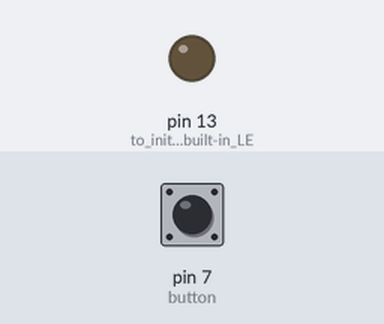
A sketch run on a simulated Arduino Uno, built with avr-gcc and run on an emulated ATmega328P. On the bench: output pins drawn as LEDs (lit = HIGH). The inputs (shaded band) are chosen by the test bench; at power-on: pin 7 (button) LOW.

Above: at 1.2 s.
1.3 s: pin 7 (button) pulled HIGH for 0.15 s
At 1.37 s:
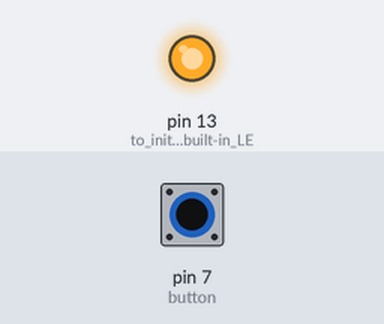
2.9 s: pin 7 (button) pulled HIGH for 3.2 s
At 7.4 s:
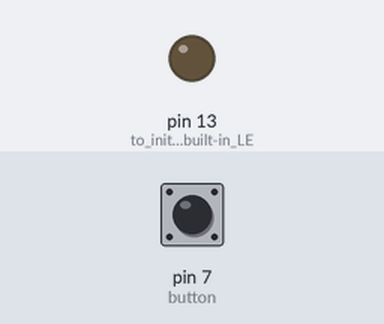
Timing chart, 0 to 8.9 s (numbered marks = the images above; inputs shaded):
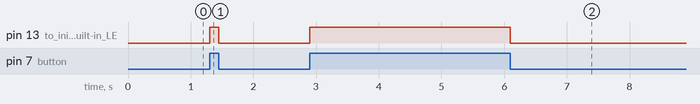

Measured:
- after the input at 1.3 s, pin 13 (to_initialise_built-in_LE): LOW → HIGH at once, → LOW 0.15 s later
- after the input at 2.9 s, pin 13 (to_initialise_built-in_LE): LOW → HIGH at once, → LOW 3.2 s later

The sketch:

led_control_using_switch.ino
```cpp
int button = 7;
void setup()
{
    // put your setup code here, to run once:
    pinMode(LED_BUILTIN, OUTPUT); //to initialise built-in LED pin 13 as output
    pinMode(button, INPUT);       //to initialize pin 7 as input of pushbutton switch
}

void loop()
{
    // put your main code here, to run repeatedly:
    if (digitalRead(button) == HIGH)
        digitalWrite(LED_BUILTIN, HIGH);
    else
        digitalWrite(LED_BUILTIN, LOW);
}
```
